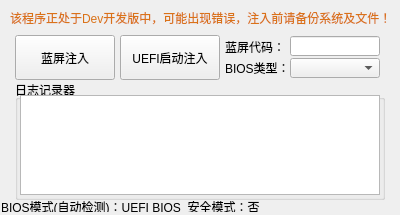
<?xml version="1.0" encoding="UTF-8"?>
<ui version="4.0">
 <class>Form</class>
 <widget class="QWidget" name="Form">
  <property name="geometry">
   <rect>
    <x>0</x>
    <y>0</y>
    <width>400</width>
    <height>215</height>
   </rect>
  </property>
  <property name="minimumSize">
   <size>
    <width>400</width>
    <height>215</height>
   </size>
  </property>
  <property name="maximumSize">
   <size>
    <width>400</width>
    <height>215</height>
   </size>
  </property>
  <property name="windowTitle">
   <string>通用UEFI-CEF注入器</string>
  </property>
  <widget class="QLabel" name="Title">
   <property name="geometry">
    <rect>
     <x>10</x>
     <y>10</y>
     <width>380</width>
     <height>15</height>
    </rect>
   </property>
   <property name="styleSheet">
    <string notr="true">color: rgb(218, 114, 24);</string>
   </property>
   <property name="text">
    <string>该程序正处于Dev开发版中，可能出现错误，注入前请备份系统及文件！</string>
   </property>
  </widget>
  <widget class="QPushButton" name="BuleScreen">
   <property name="geometry">
    <rect>
     <x>15</x>
     <y>35</y>
     <width>100</width>
     <height>45</height>
    </rect>
   </property>
   <property name="text">
    <string>蓝屏注入</string>
   </property>
  </widget>
  <widget class="QPushButton" name="UEFI">
   <property name="geometry">
    <rect>
     <x>120</x>
     <y>35</y>
     <width>100</width>
     <height>45</height>
    </rect>
   </property>
   <property name="text">
    <string>UEFI启动注入</string>
   </property>
  </widget>
  <widget class="QLineEdit" name="BlueScreenCode">
   <property name="geometry">
    <rect>
     <x>290</x>
     <y>36</y>
     <width>90</width>
     <height>20</height>
    </rect>
   </property>
  </widget>
  <widget class="QLabel" name="BlueScreenCodeTip">
   <property name="geometry">
    <rect>
     <x>225</x>
     <y>39</y>
     <width>60</width>
     <height>15</height>
    </rect>
   </property>
   <property name="text">
    <string>蓝屏代码：</string>
   </property>
   <property name="alignment">
    <set>Qt::AlignLeading|Qt::AlignLeft|Qt::AlignVCenter</set>
   </property>
  </widget>
  <widget class="QLabel" name="BIOSModeTip">
   <property name="geometry">
    <rect>
     <x>225</x>
     <y>60</y>
     <width>60</width>
     <height>16</height>
    </rect>
   </property>
   <property name="text">
    <string>BIOS类型：</string>
   </property>
  </widget>
  <widget class="QComboBox" name="BIOSMode">
   <property name="geometry">
    <rect>
     <x>290</x>
     <y>58</y>
     <width>90</width>
     <height>20</height>
    </rect>
   </property>
  </widget>
  <widget class="QGroupBox" name="Log">
   <property name="geometry">
    <rect>
     <x>15</x>
     <y>80</y>
     <width>370</width>
     <height>120</height>
    </rect>
   </property>
   <property name="title">
    <string>日志记录器</string>
   </property>
   <widget class="QTextBrowser" name="LogDisplay">
    <property name="geometry">
     <rect>
      <x>5</x>
      <y>15</y>
      <width>360</width>
      <height>100</height>
     </rect>
    </property>
   </widget>
  </widget>
  <widget class="QLabel" name="Tip">
   <property name="geometry">
    <rect>
     <x>1</x>
     <y>201</y>
     <width>265</width>
     <height>11</height>
    </rect>
   </property>
   <property name="text">
    <string>BIOS模式(自动检测)：UEFI BIOS  安全模式：否</string>
   </property>
  </widget>
 </widget>
 <resources/>
 <connections/>
</ui>
